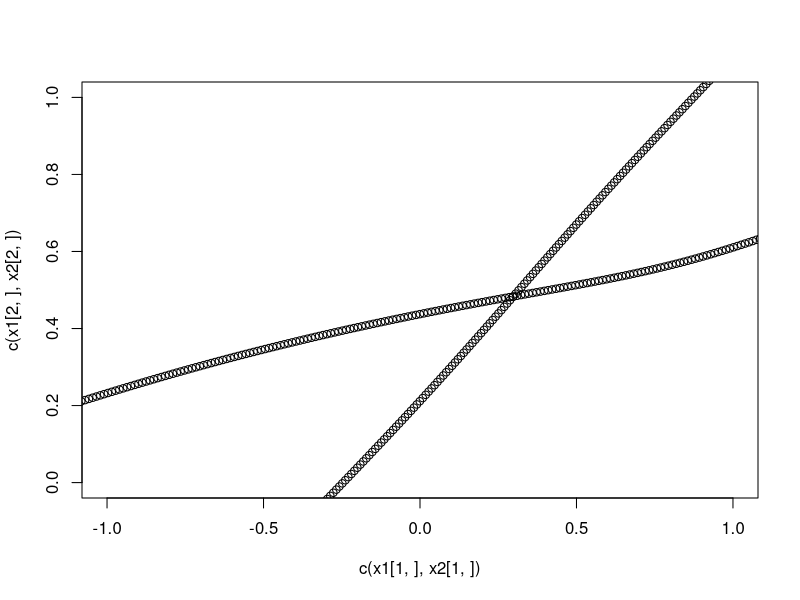
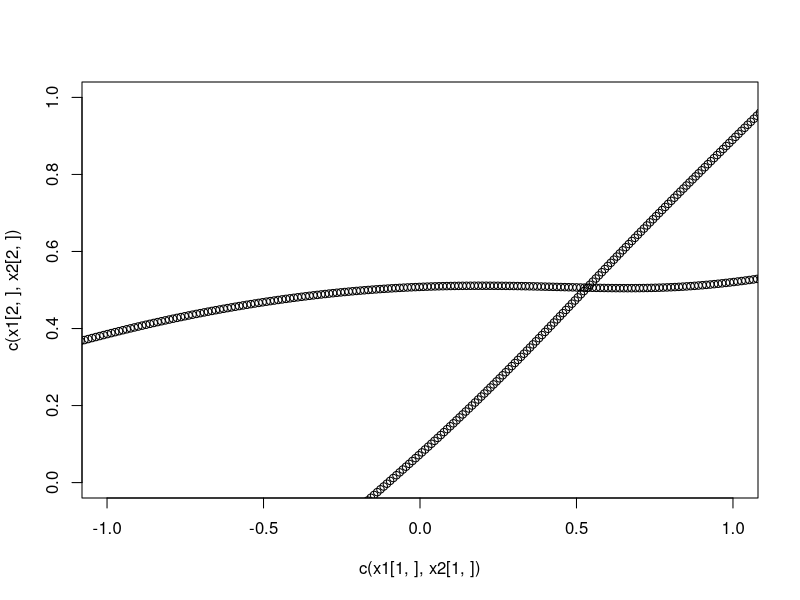
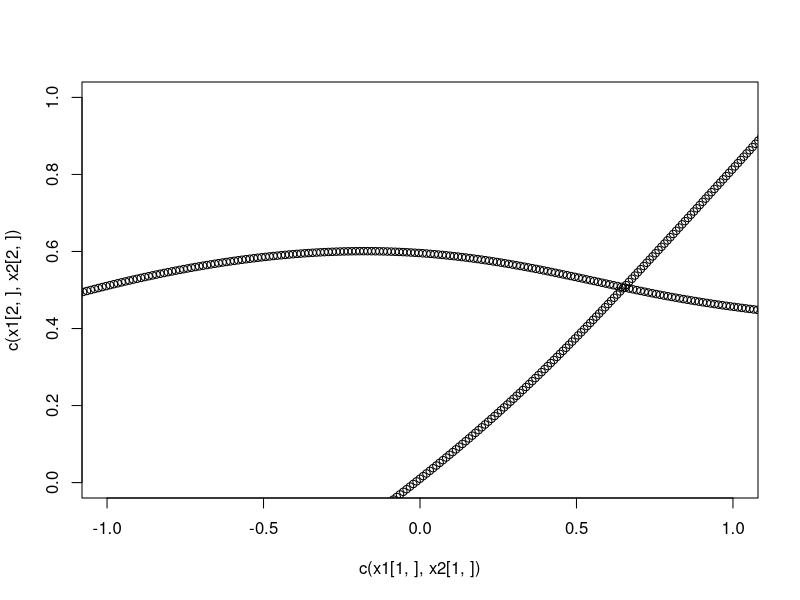
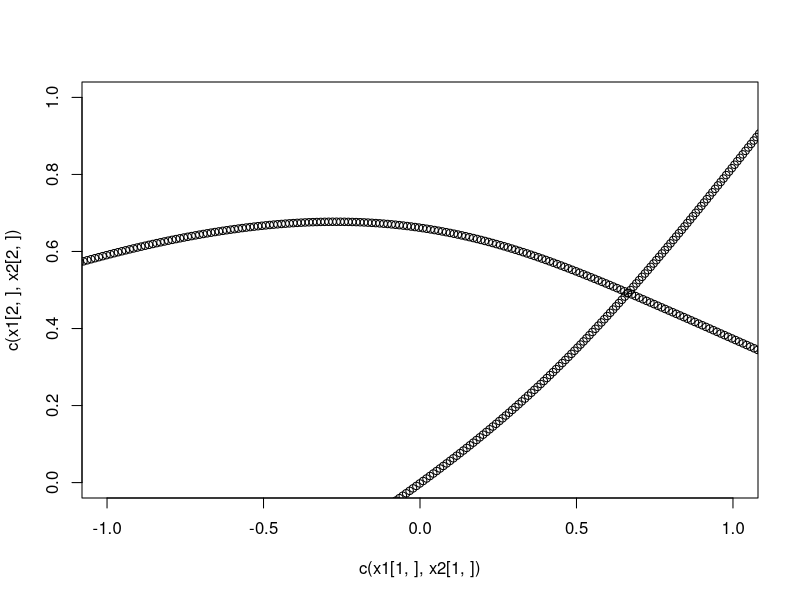
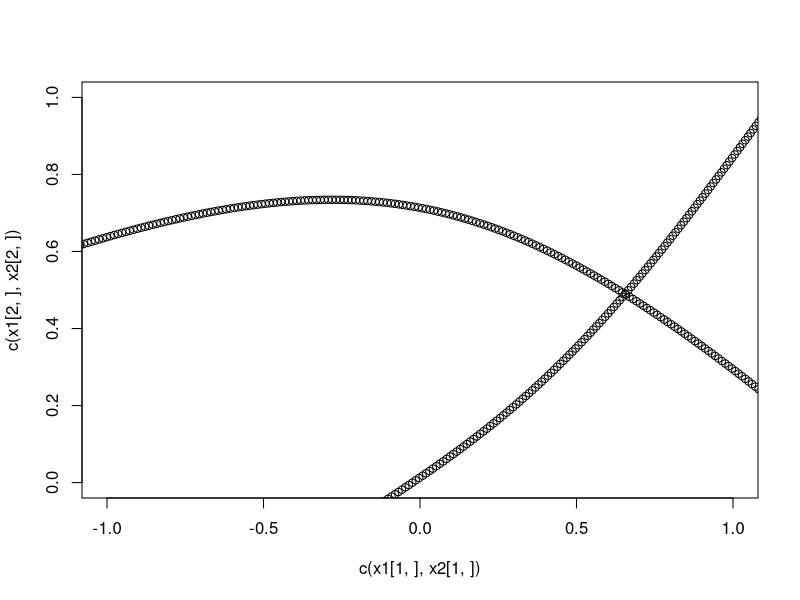
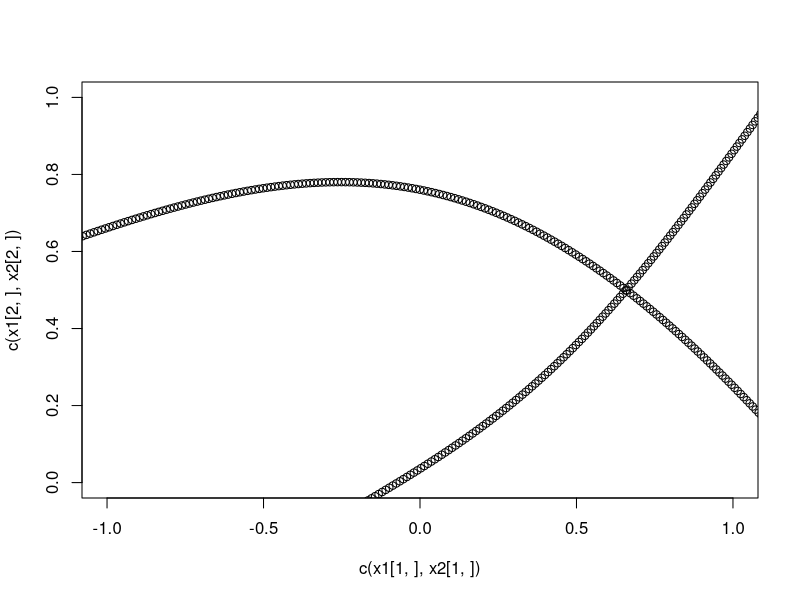
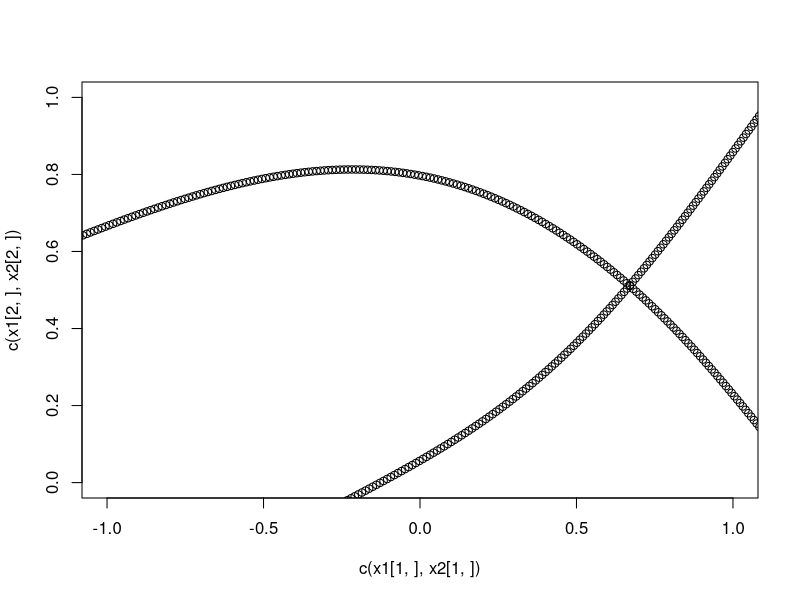
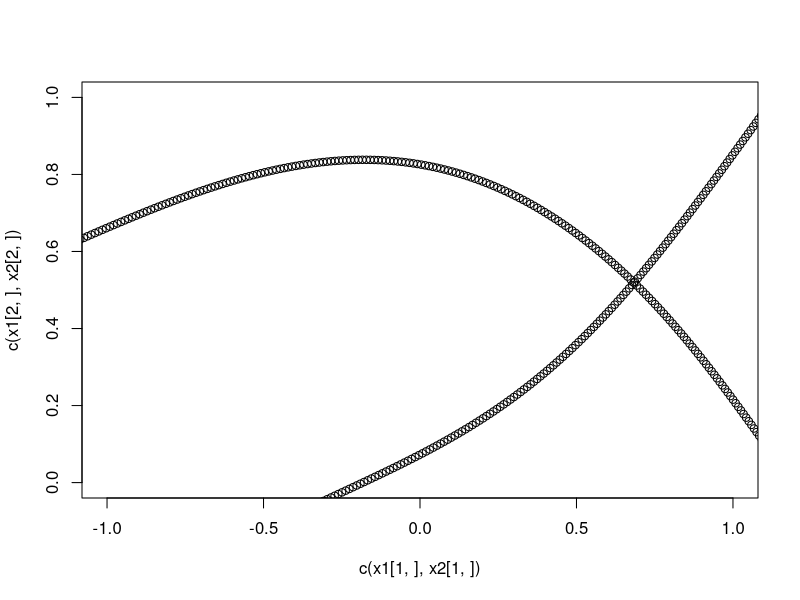

Reproduce these figures in R, in order. (Note: a time limit stopped this script after it produced the figures.)
t1=(1:100)/100

#t=floor(rnorm(100,mean=0.5,sd=0.2)*100)/100
#t[1:50]=floor(rnorm(50,mean=0.3,sd=0.1)*100)/100
#t[51:100]=floor(rnorm(50,mean=0.6,sd=0.1)*100)/100

#crossing half circle
v=1*pi
x<-cos(v*t1)
y<-sin(v*t1)
x<-c(x,cos(v*t1))
y<-c(y,1-sin(v*t1))


#crissing square
"x=v*t1
y=v*((2*t1)^2)#+rnorm(100,0,1)
x<-c(x,x)
y<-c(y,-y+7)/5"
data<-matrix(0,2,100*2)
data[1,]=x
data[2,]=y

x1_0=runif(2)
x2_0=runif(2)

alpha1_0=runif(2)
alpha1_0=alpha1_0/sum(alpha1_0*alpha1_0)^0.5
alpha2_0=runif(2)
alpha2_0=alpha2_0/sum(alpha2_0*alpha2_0)^0.5

z=runif(200)

v=1*pi
#crossing sqaure
#v=2.2*pi

alpha1_0=alpha1_0/sqrt(sum(alpha1_0^2))*v

x1_0=x1_0-alpha1_0*0.5

alpha2_0=alpha2_0/sqrt(sum(alpha2_0^2))*v

x2_0=x2_0-alpha2_0*0.5

N=250
alpha1=matrix(rep(c(alpha1_0),2*N),2,N)
alpha2=matrix(rep(c(alpha2_0),2*N),2,N)

prob_t1=matrix(runif(200*N),nrow=200,ncol=N)
prob_t1=prob_t1/apply(prob_t1,1,sum)
prob_t2=matrix(runif(200*N),nrow=200,ncol=N)
prob_t2=prob_t2/apply(prob_t2,1,sum)
x1=matrix(nrow=2,ncol=N)
x2=matrix(nrow=2,ncol=N)

#rho=10

xlim_plot=c(-1,1)
ylim_plot=c(0,1)
#crossing half circle
t_act=10
k=1
#crossing half circle
rho_delta=1e-2*N
#crossing square
#rho_delta=9e-3*N
#t_act=6
rho=(1/rho_delta)/N

for ( c in 1:1000){
  
  
  
  Er1=0
  temp_x=x1_0
  prob_t1[,1]=-t_act*apply((data-temp_x)^2,2,sum)
  Er1=Er1+exp(-t_act*apply((data-temp_x)^2,2,sum))
  x1[,1]=x1_0
  for( i in 2:N){
    temp_x=temp_x+alpha1[,i-1]/N
    x1[,i]=temp_x
    prob_t1[,i]=-t_act*apply((data-temp_x)^2,2,sum)
    Er1=Er1+exp(-t_act*apply((data-temp_x)^2,2,sum))
  }
  prob_t1=prob_t1-apply(prob_t1,1,max)
  prob_t1=exp(prob_t1)
  prob_t1=prob_t1/apply(prob_t1,1,sum)
  
  
  Er2=0
  temp_x=x2_0
  prob_t2[,1]=-t_act*apply((data-temp_x)^2,2,sum)
  Er2=Er2+exp(-t_act*apply((data-temp_x)^2,2,sum))
  x2[,1]=x2_0
  for( i in 2:N){
    temp_x=temp_x+alpha2[,i-1]/N
    x2[,i]=temp_x
    prob_t2[,i]=-t_act*apply((data-temp_x)^2,2,sum)
    Er2=Er2+exp(-t_act*apply((data-temp_x)^2,2,sum))
  }
  prob_t2=prob_t2-apply(prob_t2,1,max)
  prob_t2=exp(prob_t2)
  prob_t2=prob_t2/apply(prob_t2,1,sum)
  
  Er1=Er1^k
  Er2=Er2^k
  z=Er1/(Er1+Er2)
  Er=sum((cbind(alpha1,alpha1[,N])-cbind(alpha1[,1],alpha1))^2)+
    sum((cbind(alpha2,alpha2[,N])-cbind(alpha2[,1],alpha2))^2)#+
  #4*sum(alpha1^2)+4*sum(alpha2^2)
  
  #Er=Er/(2*rho*N)
  Er=Er*rho_delta
  Er=Er+sum(-log(Er1+Er2))*1/t_act
  print(Er)
  
  
  
  
  
    K=sum(z)
    h=0
    temp_x=x1_0
    h=h-apply(t(data-temp_x)*prob_t1[,1]*z,2,sum)
    K=K-sum(prob_t1[,1]*z)
    
    alpha_0=alpha1[,1]
    l=h+K*alpha_0*1/N
    #alpha1[,1]=0*alpha1[,1]+sum(alpha1[,2]*alpha1[,1])*alpha1[,2]+rho*l
    alpha1[,1]=alpha1[,2]+rho*l
    alpha1[,1]=alpha1[,1]/sum(alpha1[,1]*alpha1[,1])^0.5*v
    h=h-c((alpha1[,1]-alpha_0)/N)*K
    
    
    la<-c()
    for(i in 2:(N-1)){
      temp_x=temp_x+alpha1[,i-1]/N
      h=h-apply(t(data-temp_x)*prob_t1[,i]*z,2,sum)
      K=K-sum(prob_t1[,i]*z)
      
      alpha_0=alpha1[,i]
      l=h+K*alpha_0/N
      #alpha1[,i]=-0*alpha1[,i]+
       # sum(alpha1[,i+1]*alpha1[,i])*alpha1[,i+1]+
        #sum(alpha1[,i-1]*alpha1[,i])*alpha1[,i-1]+rho*l
      alpha1[,i]=alpha1[,i+1]+alpha1[,i-1]+rho*l
      alpha1[,i]=alpha1[,i]/sum(alpha1[,i]*alpha1[,i])^0.5*v
      "
      lambda=v+abs(sum(alpha1[,i+1]*alpha1[,i-1]))/v
      if(sum(alpha1[,i]*alpha1[,i])^0.5 >= lambda){
        alpha1[,i]=alpha1[,i]/sum(alpha1[,i]*alpha1[,i])^0.5*v
      }
      else{
        
        alpha1[,i]=alpha_0
        
      }
      
      "
      
      h=h-c((alpha1[,i]-alpha_0)/N)*K
      
      la<-cbind(la,l)
      
    }
    alpha1[,N]=alpha1[,N-1]
    
    
    K=sum((1-z))
    h=0
    temp_x=x2_0
    h=h-apply(t(data-temp_x)*prob_t2[,1]*(1-z),2,sum)
    K=K-sum(prob_t2[,1]*(1-z))
    
    alpha_0=alpha2[,1]
    l=h+K*alpha_0*1/N
   # alpha2[,1]=0*alpha2[,1]+sum(alpha2[,2]*alpha2[,1])*alpha2[,2]+rho*l
    alpha2[,1]=alpha2[,2]+rho*l
    alpha2[,1]=alpha2[,1]/sum(alpha2[,1]*alpha2[,1])^0.5*v
    h=h-c((alpha2[,1]-alpha_0)/N)*K
    
    
    la<-c()
    
    for(i in 2:(N-1)){
      temp_x=temp_x+alpha2[,i-1]/N
      h=h-apply(t(data-temp_x)*prob_t2[,i]*(1-z),2,sum)
      K=K-sum(prob_t2[,i]*(1-z))
      
      alpha_0=alpha2[,i]
      l=h+K*alpha_0/N
      #alpha2[,i]=-0*alpha2[,i]+
       # sum(alpha2[,i+1]*alpha2[,i])*alpha2[,i+1]+
      #  sum(alpha2[,i-1]*alpha2[,i])*alpha2[,i-1]+rho*l
      alpha2[,i]=alpha2[,i+1]+alpha2[,i-1]+rho*l
      alpha2[,i]=alpha2[,i]/sum(alpha2[,i]*alpha2[,i])^0.5*v
      "
      lambda=v+abs(sum(alpha2[,i+1]*alpha2[,i-1]))/v
      if(sum(alpha2[,i]*alpha2[,i])^0.5 >= lambda){
        alpha2[,i]=alpha2[,i]/sum(alpha2[,i]*alpha2[,i])^0.5*v
      }
      else{
        
        alpha2[,i]=alpha_0
        
        
      }
      "
      h=h-c((alpha2[,i]-alpha_0)/N)*K
      
      la<-cbind(la,l)
      
    }
    alpha2[,N]=alpha2[,N-1]
  
  
  
    
    Er1=0
    temp_x=x1_0
    prob_t1[,1]=-t_act*apply((data-temp_x)^2,2,sum)
    Er1=Er1+exp(-t_act*apply((data-temp_x)^2,2,sum))
    x1[,1]=x1_0
    for( i in 2:N){
      temp_x=temp_x+alpha1[,i-1]/N
      x1[,i]=temp_x
      prob_t1[,i]=-t_act*apply((data-temp_x)^2,2,sum)
      Er1=Er1+exp(-t_act*apply((data-temp_x)^2,2,sum))
    }
    prob_t1=prob_t1-apply(prob_t1,1,max)
    prob_t1=exp(prob_t1)
    prob_t1=prob_t1/apply(prob_t1,1,sum)
    
    
    Er2=0
    temp_x=x2_0
    prob_t2[,1]=-t_act*apply((data-temp_x)^2,2,sum)
    Er2=Er2+exp(-t_act*apply((data-temp_x)^2,2,sum))
    x2[,1]=x2_0
    for( i in 2:N){
      temp_x=temp_x+alpha2[,i-1]/N
      x2[,i]=temp_x
      prob_t2[,i]=-t_act*apply((data-temp_x)^2,2,sum)
      Er2=Er2+exp(-t_act*apply((data-temp_x)^2,2,sum))
    }
    prob_t2=prob_t2-apply(prob_t2,1,max)
    prob_t2=exp(prob_t2)
    prob_t2=prob_t2/apply(prob_t2,1,sum)
    
  
  n=runif(2)
  n=n/sqrt(sum(n^2))
  ori=n
  temp_l=x1-x1_0
  temp_h=t(t(data-x1_0)*z)
  S=-temp_l[,2:N]%*%t(prob_t1[,2:N])%*%t(temp_h)
  S=S-2*ori%*%t(ori)%*%S+t(S)-2*t(S)%*%ori%*%t(ori)
  n=sum(abs(S))*n+S%*%n
#  n=2*sum(abs(S))*n
 # n=n+S%*%ori-2*ori*sum(ori*S%*%ori)-t(S)%*%ori
  n=n/sqrt(sum(n^2))
  alpha1=(diag(c(1,1))-2*n%*%t(n))%*%(diag(c(1,1))-2*ori%*%t(ori))%*%alpha1
  
  x1[,2:N]=x1_0+((diag(c(1,1))-2*n%*%t(n))%*%(diag(c(1,1))-2*ori%*%t(ori))%*%temp_l)[,2:N]
  
  
  temp_x=x1_0
  for(i in 2:(N-1)){
    n=runif(2)
    n=n/sqrt(sum(n^2))
    ori=n
    temp_x=temp_x+alpha1[,i-1]/N
    temp_l=x1-temp_x
    temp_h=t(t(data-temp_x)*z)
    S=-temp_l[,(i+1):N]%*%t(prob_t1[,(i+1):N])%*%t(temp_h)
    S=S-rho_delta*alpha1[,i]%*%t(alpha1[,i-1])
    S=S-2*ori%*%t(ori)%*%S+t(S)-2*t(S)%*%ori%*%t(ori)
    n=sum(abs(S))*n+S%*%n
    #n=2*sum(abs(S))*n
    #n=n+S%*%ori-2*ori*sum(ori*(S%*%ori))-t(S)%*%ori
    n=n/sqrt(sum(n^2))
    alpha1[,i:N]=(diag(c(1,1))-2*n%*%t(n))%*%(diag(c(1,1))-2*ori%*%t(ori))%*%alpha1[,i:N]
    x1[,(i+1):N]=temp_x+((diag(c(1,1))-2*n%*%t(n))%*%(diag(c(1,1))-2*ori%*%t(ori))%*%temp_l)[,(i+1):N]
    
  }
  

  
  
  n=runif(2)
  n=n/sqrt(sum(n^2))
  ori=n
  temp_l=x2-x2_0
  temp_h=t(t(data-x2_0)*(1-z))
  S=-temp_l[,2:N]%*%t(prob_t2[,2:N])%*%t(temp_h)
  S=S-2*ori%*%t(ori)%*%S+t(S)-2*t(S)%*%ori%*%t(ori)
  n=sum(abs(S))*n+S%*%n
  #n=2*sum(abs(S))*n
  #n=n+S%*%ori-2*ori*sum(ori*S%*%ori)-t(S)%*%ori
  n=n/sqrt(sum(n^2))
  alpha2=(diag(c(1,1))-2*n%*%t(n))%*%(diag(c(1,1))-2*ori%*%t(ori))%*%alpha2
  
  x2[,2:N]=x2_0+((diag(c(1,1))-2*n%*%t(n))%*%(diag(c(1,1))-2*ori%*%t(ori))%*%temp_l)[,2:N]
  
  temp_x=x2_0
  for(i in 2:(N-1)){
    n=runif(2)
    n=n/sqrt(sum(n^2))
    ori=n
    temp_x=temp_x+alpha2[,i-1]/N
    temp_l=x2-temp_x
    temp_h=t(t(data-temp_x)*(1-z))
    S=-temp_l[,(i+1):N]%*%t(prob_t2[,(i+1):N])%*%t(temp_h)
    S=S-rho_delta*alpha2[,i]%*%t(alpha2[,i-1])
    S=S-2*ori%*%t(ori)%*%S+t(S)-2*t(S)%*%ori%*%t(ori)
    n=sum(abs(S))*n+S%*%n
    #n=2*sum(abs(S))*n
    #n=n+S%*%ori-2*ori*sum(ori*(S%*%ori))-t(S)%*%ori
    n=n/sqrt(sum(n^2))
    alpha2[,i:N]=(diag(c(1,1))-2*n%*%t(n))%*%(diag(c(1,1))-2*ori%*%t(ori))%*%alpha2[,i:N]
    x2[,(i+1):N]=temp_x+((diag(c(1,1))-2*n%*%t(n))%*%(diag(c(1,1))-2*ori%*%t(ori))%*%temp_l)[,(i+1):N]
    
  }
  
  
  
  
  tc1=apply(t(data)*z,2,sum)/sum(z)
  tc2=apply(t(data)*(1-z),2,sum)/sum(1-z)
  xc1=apply(t(x1)*apply(prob_t1*z,2,sum),2,sum)/sum(z)
  x1_0=x1_0+(tc1-xc1)
  xc2=apply(t(x2)*apply(prob_t2*(1-z),2,sum),2,sum)/sum(1-z)
  x2_0=x2_0+(tc2-xc2)
  
  plot(c(x1[1,],x2[1,]),c(x1[2,],x2[2,]),xlim=xlim_plot,ylim=ylim_plot)
  
  
}



plot(data[1,],data[2,],xlim=xlim_plot,ylim=ylim_plot)
plot(apply(t(prob_t1[which(z>0.5),])*((1:N)/N),2,sum))
plot(apply(t(prob_t2[which(z<0.5),])*((1:N)/N),2,sum))
